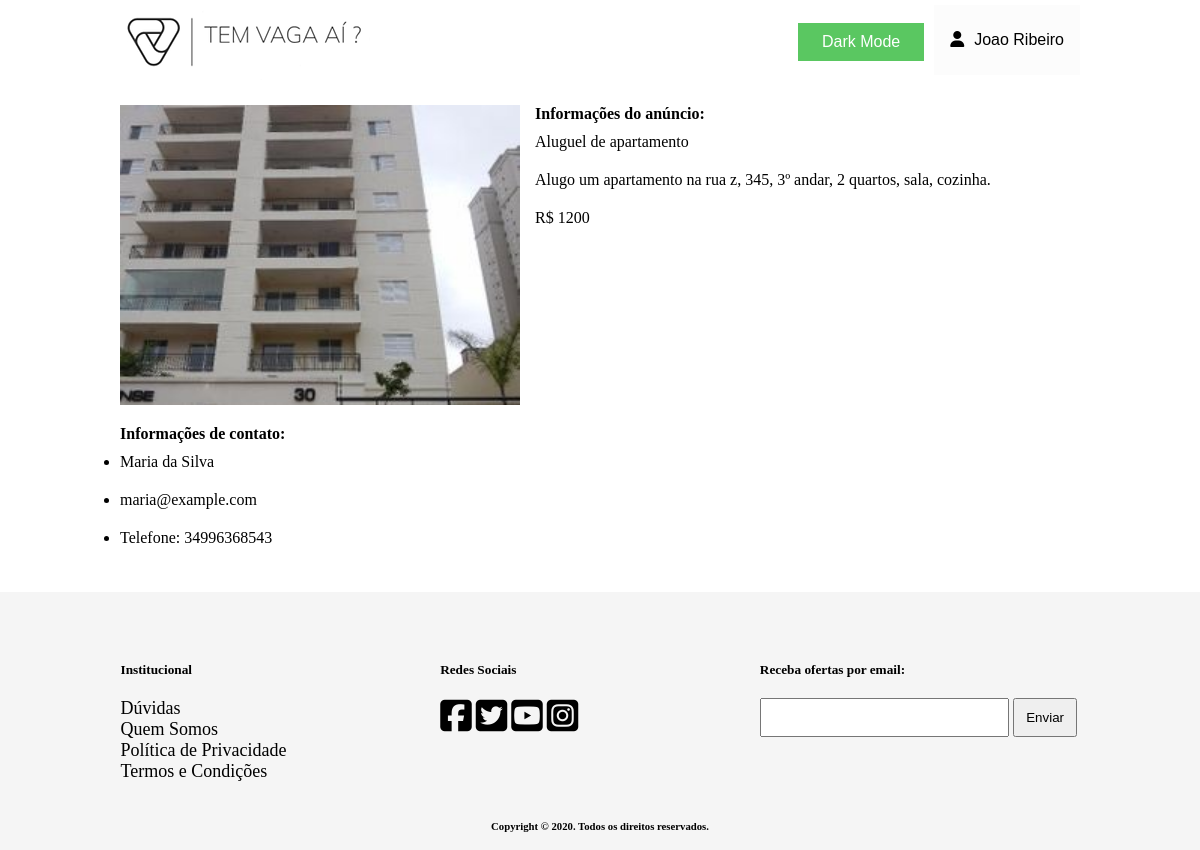
The app's page /paginas/detalhesAnuncios.php?idAnuncio=6 (signed in) with its own data.
### tables this page shows
CREATE TABLE IF NOT EXISTS Usuario (
    idUsuario INT NOT NULL AUTO_INCREMENT PRIMARY KEY,
    nome VARCHAR(45),
    email VARCHAR(45),
    senha VARCHAR(45),
    telefone VARCHAR(45)
);

CREATE TABLE IF NOT EXISTS Imagem (
    idImagem INT NOT NULL AUTO_INCREMENT PRIMARY KEY,
    url VARCHAR(90),
    Anuncio_idAnuncio INT
);

CREATE TABLE IF NOT EXISTS Anuncio (
    idAnuncio INT NOT NULL AUTO_INCREMENT PRIMARY KEY,
    titulo VARCHAR(45),
    descricao VARCHAR(150),
    valor FLOAT,
    Usuario_idUsuario INT
);

### classes/Usuario.class.php (called while the page is built, shortened)
<?php
class Usuario {
    public function getUsuario($idUsuario) {
        global $pdo;
        $sql = $pdo->prepare("SELECT * FROM Usuario WHERE idUsuario = ? LIMIT 1");
        $sql->bindParam(1, $idUsuario);
        if ($sql->execute() == true) {
            if ($sql->rowCount() == 1) {
                $array = $sql->fetch();
                return $array;
            }
        }
        return false;
    }
    public static function buscarNomeUsuario($idUsuario) {
        global $pdo;
        $sql = $pdo->prepare("SELECT nome FROM Usuario WHERE idUsuario = ?");
        $sql->bindParam(1, $idUsuario);
        if ($sql->execute() == true) {
            if ($sql->rowCount() == 1) {
                $dado = $sql->fetch();
                return $dado['nome'];
            }
        }
    }
}
?>

### classes/Anuncio.class.php (called while the page is built, shortened)
<?php
class Anuncio {
    public function getAnuncio($idAnuncio) {
        global $pdo;
        $sql = $pdo->prepare("SELECT * FROM Anuncio WHERE idAnuncio = ? LIMIT 1");
        $sql->bindParam(1, $idAnuncio);
        $array = NULL;
        if ($sql->execute() == true) {
            if ($sql->rowCount() > 0) {
                $array = $sql->fetch();
                return $array;
            }
        }
        return $array;
    }
    public function getImagensPorAnuncio ($idAnuncio) {
        global $pdo;
        $sql = $pdo->prepare("SELECT * FROM Imagem WHERE Anuncio_idAnuncio = ?");
        $sql->bindParam(1, $idAnuncio);
        $array = NULL;
        if ($sql->execute() == true) {
            if ($sql->rowCount() > 0) {
                $array = $sql->fetchAll();
            }
        }
        return $array;
    }
}
?>

### paginas/detalhesAnuncios.php (the view, shortened to what this page needs)
<!DOCTYPE html>
<html>
    <head>
        <link rel="stylesheet" href="../css/footer.css">
        <link rel="stylesheet" href="../css/header.css">
        <link rel="stylesheet" href="../css/darkMode.css">
        <link rel="stylesheet" href="../css/detalhesAnuncio.css">
    <body>
        <?php require './header.php'; ?>
        <div class="detalhesAnuncio">
            <?php
            require '../classes/Anuncio.class.php';
            $a = new Anuncio();
            $pastaImagens = __ROOT__.'/imagens/anuncios/';
            if (isset($_GET)) :
                if (isset($_GET['idAnuncio']) && !empty($_GET['idAnuncio'])) {
                    $anuncio = $a->getAnuncio($_GET['idAnuncio']);
                }
                if (isset($anuncio) && !empty($anuncio)):
                    ?>
                        <div class='anuncio'>
                            <div class='imagem'>
                                <?php
                                $imagens = $a->getImagensPorAnuncio($anuncio['idAnuncio']);
                                if (isset($imagens) && !empty($imagens)) {
                                    foreach ($imagens as $img) {
                                        echo "<img src='".$pastaImagens.$img['url']."' alt=''>";
                                    }
                                }
                                ?>
                            </div>
                            <div class='infoAnuncio'>
                                <h4>Informações do anúncio: </h4>
                                <span class="titulo"><?php echo $anuncio['titulo'] ?></span>
                                <span class="descricao"><?php echo $anuncio['descricao'] ?></span>
                                <span class="valor"><?php echo "R$ ".$anuncio['valor'] ?></span>
                            </div>
                        </div>
                        <div class="contato">
                            <?php
                            require_once '../classes/Usuario.class.php';
                            $u = new Usuario();
                            $user = $u->getUsuario($anuncio['Usuario_idUsuario']);
                            if (isset($user) && !empty($user)):
                            ?>
                                <div class="infoUsuario">
                                    <h4>Informações de contato:</h4>
                                    <ul>
                                        <li><span class="nome"><?php echo $user['nome'] ?></span></li>
                                        <li><span class="email"><?php echo $user['email'] ?></span></li>
                                        <li><span class="telefone"><?php echo "Telefone: ".$user['telefone'] ?></span></li>
                                    </ul>
                                </div>
                            <?php endif; ?>
                        </div>
                    <?php
                else:
                    echo "<h4 style='padding-top: 20px;'>Nada encontrado</h4>";
                endif;
            else:
                echo "<h4 style='padding-top: 20px;'>Nada encontrado</h4>";
            endif;
            ?>
        </div>
        <?php require './footer.php' ?>
    </body>
</html>

### paginas/header.php (shortened to what this page needs)
<?php
$serverDocRoot = str_replace ("\\", "/", $_SERVER['DOCUMENT_ROOT']);
require $serverDocRoot.__ROOT__.'/config.php';
$pastaImagens = __ROOT__.'/imagens/';
?>
<div id="cabecalho">
    <div class="logo">
        <div id="slide">
            <a href="<?php echo __ROOT__ ?>">
                <img id="tamanhoImg" src="<?php echo $pastaImagens."/logo.png" ?>">
            </a>
        </div>
    </div>
        <ul>
            <li>
                <div id="botaoDark">
                    <button class="buttonDark buttonDark1" onclick="myFunction()">Dark Mode</button>
                </div>
            </li>
    <?php if (isset($_SESSION["login"]) && !empty($_SESSION["login"])): ?>
            <?php
            require_once $serverDocRoot.__ROOT__.'/classes/Usuario.class.php';
            $usuario = new Usuario();
            $nomeUsuario = $usuario->buscarNomeUsuario($_SESSION['login']);
            ?>
            <div class="dropdown">
                <li>
                    <button onclick="myFunction()" class="dropbtn">
                        <span><i class="fas fa-user" style="margin-right:10px;"></i><?php echo $nomeUsuario ?></span>
                    </button>
                </li>
            </div>
        </ul>
    <?php endif; ?>
</div>

### css/header.css (style rules this page uses)
* { box-sizing: border-box; margin: 0; padding: 0; }
body { background-color: rgb(252,252,252); display: flex; flex-direction: column; justify-content: space-between; min-height: 100vh; }
#slide { position: relative; animation: mymove 8s forwards; }
#tamanhoImg { width: 250px; height: 80px; }
#cabecalho { margin: 0 auto; width: 80%; display: flex; justify-content: space-between; }
#cabecalho .logo { width: 250px; height: 80px; }
#cabecalho ul { display: flex; flex-direction: row; align-items: center; }
#cabecalho ul li { width: auto; display: flex; }
.dropbtn { background-color: #fcfcfc; padding: 16px; font-size: 16px; border: none; cursor: pointer; }
.dropdown { position: relative; display: inline-block; }

### css/darkMode.css (style rules this page uses)
body { background-color: white; color: black; }
#botaoDark { text-align: right; padding-top: 5px; padding-bottom: 2px; }
.buttonDark { background-color: #5ac761; border: none; color: white; text-decoration: none; display: inline-block; font-size: 16px; cursor: pointer; margin-right: 10px; }
.buttonDark1 { padding: 10px 24px; }

### css/detalhesAnuncio.css (style rules this page uses)
.detalhesAnuncio { min-height: 64vh; margin: 0 auto; width: 80%; padding-top: 25px; }
span { display: block; padding: 10px 0; }
.anuncio { width: 100%; }
.anuncio .imagem { display: inline-block; width: 400px; height: 300px; float: left; overflow: hidden; }
.anuncio .imagem img { width: 100%; height: 100%; }
.anuncio .infoAnuncio { width: calc(100% - 400px); display: inline-block; float: left; padding-left: 15px; }
.contato { clear:both; padding-top: 20px; }

### records on screen
usuario: nome "Joao Ribeiro"
imagem: url (picture)
anuncio: titulo "Aluguel de apartamento", descricao "Alugo um apartamento na rua z, 345, 3º andar, 2 quartos, sala, cozinha.", valor "1200"
usuario: nome "Maria da Silva", email "maria@example.com", telefone "34996368543"
